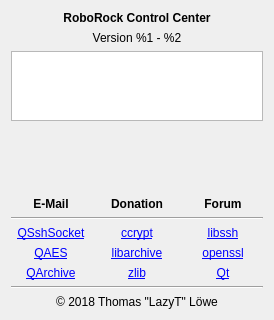
<?xml version="1.0" encoding="UTF-8"?>
<ui version="4.0">
 <class>Dialog_About</class>
 <widget class="QDialog" name="Dialog_About">
  <property name="geometry">
   <rect>
    <x>0</x>
    <y>0</y>
    <width>274</width>
    <height>320</height>
   </rect>
  </property>
  <property name="windowTitle">
   <string>About</string>
  </property>
  <property name="windowIcon">
   <iconset resource="../rrcc.qrc">
    <normaloff>:/png/png/info.png</normaloff>:/png/png/info.png</iconset>
  </property>
  <property name="modal">
   <bool>true</bool>
  </property>
  <layout class="QVBoxLayout" name="verticalLayout">
   <item>
    <widget class="QLabel" name="label_Name">
     <property name="font">
      <font>
       <weight>75</weight>
       <bold>true</bold>
      </font>
     </property>
     <property name="text">
      <string notr="true">RoboRock Control Center</string>
     </property>
     <property name="alignment">
      <set>Qt::AlignCenter</set>
     </property>
    </widget>
   </item>
   <item>
    <widget class="QLabel" name="label_Version">
     <property name="text">
      <string>Version %1 - %2</string>
     </property>
     <property name="alignment">
      <set>Qt::AlignCenter</set>
     </property>
    </widget>
   </item>
   <item>
    <widget class="QTextEdit" name="textEdit">
     <property name="cursor" stdset="0">
      <cursorShape>ArrowCursor</cursorShape>
     </property>
     <property name="readOnly">
      <bool>true</bool>
     </property>
     <property name="textInteractionFlags">
      <set>Qt::NoTextInteraction</set>
     </property>
    </widget>
   </item>
   <item>
    <layout class="QGridLayout" name="gridLayout">
     <item row="0" column="2">
      <widget class="QLabel" name="label_Forum">
       <property name="minimumSize">
        <size>
         <width>64</width>
         <height>64</height>
        </size>
       </property>
       <property name="cursor">
        <cursorShape>PointingHandCursor</cursorShape>
       </property>
       <property name="styleSheet">
        <string notr="true">QLabel{image:url(:/png/png/home-48.png)}
QLabel:hover{image:url(:/png/png/home-64.png)}</string>
       </property>
       <property name="alignment">
        <set>Qt::AlignCenter</set>
       </property>
      </widget>
     </item>
     <item row="0" column="1">
      <widget class="QLabel" name="label_Donation">
       <property name="minimumSize">
        <size>
         <width>64</width>
         <height>64</height>
        </size>
       </property>
       <property name="cursor">
        <cursorShape>PointingHandCursor</cursorShape>
       </property>
       <property name="styleSheet">
        <string notr="true">QLabel{image:url(:/png/png/gift-48.png)}
QLabel:hover{image:url(:/png/png/gift-64.png)}</string>
       </property>
       <property name="alignment">
        <set>Qt::AlignCenter</set>
       </property>
      </widget>
     </item>
     <item row="0" column="0">
      <widget class="QLabel" name="label_Mail">
       <property name="minimumSize">
        <size>
         <width>64</width>
         <height>64</height>
        </size>
       </property>
       <property name="cursor">
        <cursorShape>PointingHandCursor</cursorShape>
       </property>
       <property name="styleSheet">
        <string notr="true">QLabel{image:url(:/png/png/mail-48.png)}
QLabel:hover{image:url(:/png/png/mail-64.png)}</string>
       </property>
       <property name="alignment">
        <set>Qt::AlignCenter</set>
       </property>
      </widget>
     </item>
     <item row="1" column="0">
      <widget class="QLabel" name="label_1">
       <property name="font">
        <font>
         <weight>75</weight>
         <bold>true</bold>
        </font>
       </property>
       <property name="text">
        <string>E-Mail</string>
       </property>
       <property name="alignment">
        <set>Qt::AlignCenter</set>
       </property>
      </widget>
     </item>
     <item row="1" column="1">
      <widget class="QLabel" name="label_2">
       <property name="font">
        <font>
         <weight>75</weight>
         <bold>true</bold>
        </font>
       </property>
       <property name="text">
        <string>Donation</string>
       </property>
       <property name="alignment">
        <set>Qt::AlignCenter</set>
       </property>
      </widget>
     </item>
     <item row="1" column="2">
      <widget class="QLabel" name="label_3">
       <property name="font">
        <font>
         <weight>75</weight>
         <bold>true</bold>
        </font>
       </property>
       <property name="text">
        <string>Forum</string>
       </property>
       <property name="alignment">
        <set>Qt::AlignCenter</set>
       </property>
      </widget>
     </item>
    </layout>
   </item>
   <item>
    <widget class="Line" name="line">
     <property name="orientation">
      <enum>Qt::Horizontal</enum>
     </property>
    </widget>
   </item>
   <item>
    <layout class="QGridLayout" name="gridLayout_2">
     <item row="0" column="1">
      <widget class="QLabel" name="label_ccrypt">
       <property name="text">
        <string notr="true">&lt;a href=&quot;http://ccrypt.sourceforge.net&quot;&gt;ccrypt&lt;/a&gt;</string>
       </property>
       <property name="alignment">
        <set>Qt::AlignCenter</set>
       </property>
      </widget>
     </item>
     <item row="1" column="0">
      <widget class="QLabel" name="label_qaes">
       <property name="text">
        <string notr="true">&lt;a href=&quot;https://github.com/bricke/Qt-AES&quot;&gt;QAES&lt;/a&gt;</string>
       </property>
       <property name="alignment">
        <set>Qt::AlignCenter</set>
       </property>
      </widget>
     </item>
     <item row="0" column="0">
      <widget class="QLabel" name="label_qsshsocket">
       <property name="text">
        <string notr="true">&lt;a href=&quot;https://github.com/mikemvk/QSshSocket&quot;&gt;QSshSocket&lt;/a&gt;</string>
       </property>
       <property name="alignment">
        <set>Qt::AlignCenter</set>
       </property>
      </widget>
     </item>
     <item row="2" column="0">
      <widget class="QLabel" name="label_qarchive">
       <property name="text">
        <string notr="true">&lt;a href=&quot;https://github.com/antony-jr/QArchive&quot;&gt;QArchive&lt;/a&gt;</string>
       </property>
       <property name="alignment">
        <set>Qt::AlignCenter</set>
       </property>
      </widget>
     </item>
     <item row="2" column="1">
      <widget class="QLabel" name="label_zlib">
       <property name="text">
        <string notr="true">&lt;a href=&quot;https://zlib.net&quot;&gt;zlib&lt;/a&gt;</string>
       </property>
       <property name="alignment">
        <set>Qt::AlignCenter</set>
       </property>
      </widget>
     </item>
     <item row="1" column="1">
      <widget class="QLabel" name="label_libarchive">
       <property name="text">
        <string notr="true">&lt;a href=&quot;https://www.libarchive.org&quot;&gt;libarchive&lt;/a&gt;</string>
       </property>
       <property name="alignment">
        <set>Qt::AlignCenter</set>
       </property>
      </widget>
     </item>
     <item row="1" column="2">
      <widget class="QLabel" name="label_openssl">
       <property name="text">
        <string notr="true">&lt;a href=&quot;https://www.openssl.org&quot;&gt;openssl&lt;/a&gt;</string>
       </property>
       <property name="alignment">
        <set>Qt::AlignCenter</set>
       </property>
      </widget>
     </item>
     <item row="0" column="2">
      <widget class="QLabel" name="label_libssh">
       <property name="text">
        <string notr="true">&lt;a href=&quot;https://www.libssh.org&quot;&gt;libssh&lt;/a&gt;</string>
       </property>
       <property name="alignment">
        <set>Qt::AlignCenter</set>
       </property>
      </widget>
     </item>
     <item row="2" column="2">
      <widget class="QLabel" name="label_qt">
       <property name="text">
        <string notr="true">&lt;a href=&quot;https://www.qt.io&quot;&gt;Qt&lt;/a&gt;</string>
       </property>
       <property name="alignment">
        <set>Qt::AlignCenter</set>
       </property>
      </widget>
     </item>
    </layout>
   </item>
   <item>
    <widget class="Line" name="line_2">
     <property name="orientation">
      <enum>Qt::Horizontal</enum>
     </property>
    </widget>
   </item>
   <item>
    <widget class="QLabel" name="label_Copyright">
     <property name="text">
      <string notr="true">© 2018 Thomas &quot;LazyT&quot; Löwe</string>
     </property>
     <property name="alignment">
      <set>Qt::AlignCenter</set>
     </property>
    </widget>
   </item>
  </layout>
 </widget>
 <resources>
  <include location="../rrcc.qrc"/>
 </resources>
 <connections/>
</ui>
